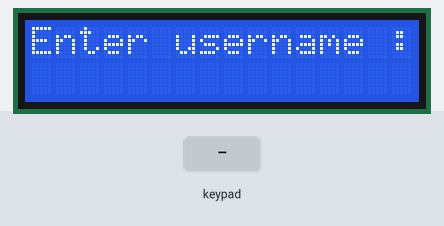
The sketch below on a simulated Arduino Mega 2560, built with avr-gcc and run on an emulated ATmega2560. Parts: 16×2 character LCD. The test bench sets the inputs (shaded band).

Above: at 1.2 s.
1.3 s: keypad keys 1 2 3 # pressed 0.4 s apart
At 3.4 s:
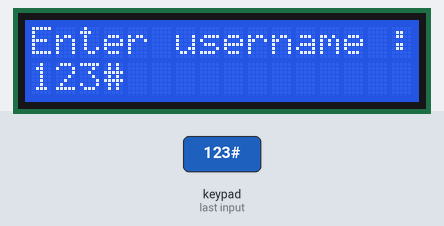
4.4 s: key '*' pressed
At 5.0 s:
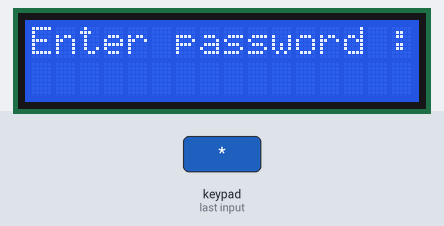
5.9 s: key '#' pressed
At 7.1 s:
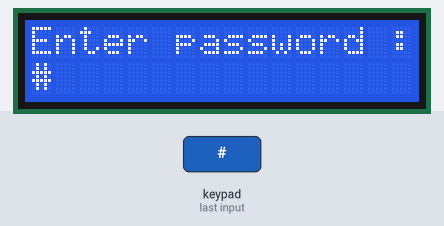
7.4 s: keypad keys 1 2 3 * pressed 0.4 s apart
At 9.3 s:
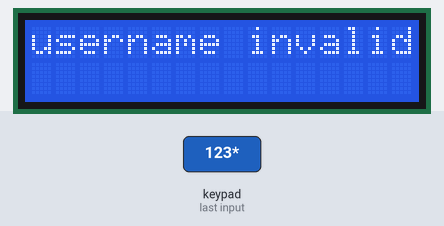
Timing chart, 0 to 10.8 s (numbered marks = the images above; inputs shaded):
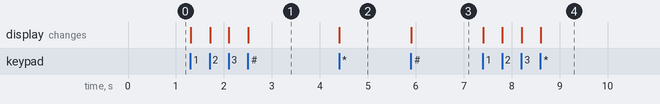

The sketch:

q2.ino
```cpp
#include <LiquidCrystal.h>
#include <Keypad.h>
#include<string.h>

// setup LCD
const int rs = 12, en = 11, d4 = 5, d5 = 4, d6 = 3, d7 =2;
LiquidCrystal lcd(rs, en, d4, d5, d6, d7);

// setup keypad
const byte ROWS = 4; //four rows
const byte COLS = 3; //three columns
char keys[ROWS][COLS] = {
  {'1','2','3'},
  {'4','5','6'},
  {'7','8','9'},
  {'*','0','#'}
};
byte rowPins[ROWS] = {31, 33, 35, 37}; //connect to the row pinouts of the keypad
byte colPins[COLS] = {23, 25, 27}; //connect to the column pinouts of the keypad
Keypad keypad = Keypad( makeKeymap(keys), rowPins, colPins, ROWS, COLS );

// is usernamed entered completly?
boolean is_username_entered = false;

// storing username that user is entring
char entered_username[17];

// storing password that user is entring
char entered_password[17];

int entered_username_len = 0;
int entered_password_len = 0;

// correct username and password
char USERNAME[4] = "123";
char PASSWORD[4] = "456";

void setup() {

  lcd.begin(16, 2);
  lcd.clear();
  lcd.setCursor(0, 0);
  lcd.print("Enter username :");
  lcd.setCursor(0, 1);

}

void loop() {
  // get entered key
  char key = keypad.getKey();

  if (key){

    // user finishe entering username => setup for entering password
    if (key == '*' && !is_username_entered){
      is_username_entered = true;
      lcd.clear();
      lcd.setCursor(0, 0);
      lcd.print("Enter password :");
      lcd.setCursor(0, 1);
    }

    // user finishe entering password => check corectness
    else if (key == '*' && is_username_entered){
      lcd.clear();
      lcd.setCursor(0, 0);

      if(strcmp(entered_username, USERNAME)){
        lcd.print("username invalid");
      }
      else if(strcmp(entered_password, PASSWORD)){
        lcd.print(" wrong password ");
      }else{
        lcd.print("enter successful");
      }

    // use is entering username
    }else if(!is_username_entered){
      lcd.print(key);
      entered_username[entered_username_len ++] = key;

    // use is entering password
    }else if(is_username_entered){
      lcd.print(key);
      entered_password[entered_password_len ++] = key;
    }
  }

}
```

Measured:
- after the input at 1.3 s, the display: first changes at once (image 1 shows a later state)
- after the input at 4.4 s, the display: changes at once (image 2)
- after the input at 5.9 s, the display: changes at once (image 3)
- after the input at 7.4 s, the display: first changes at once (image 4 shows a later state)
